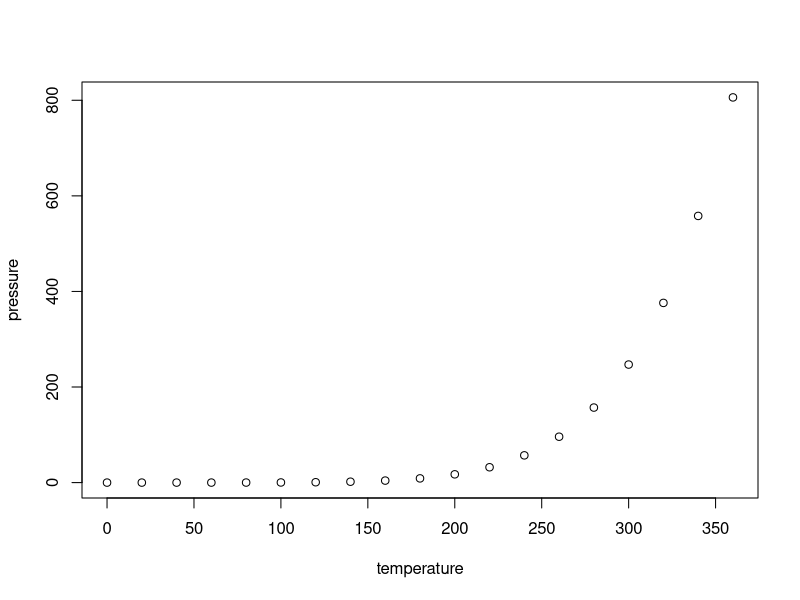
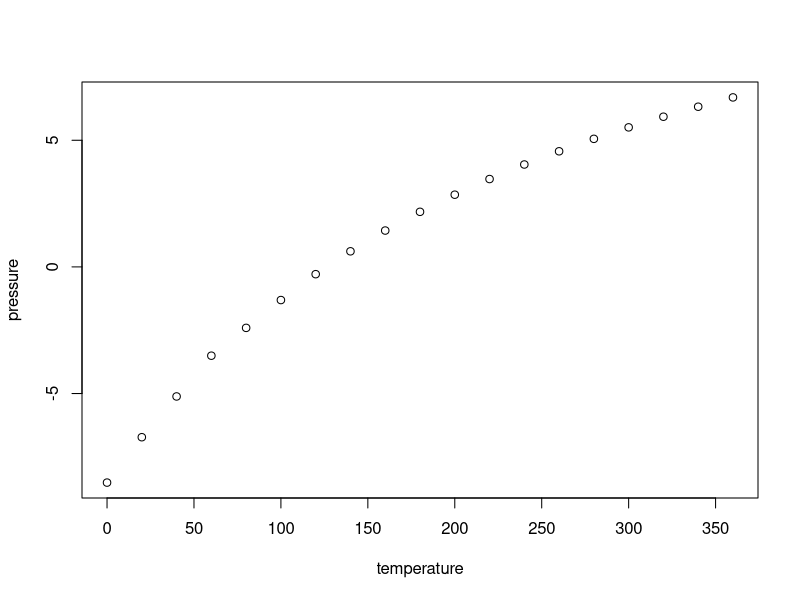
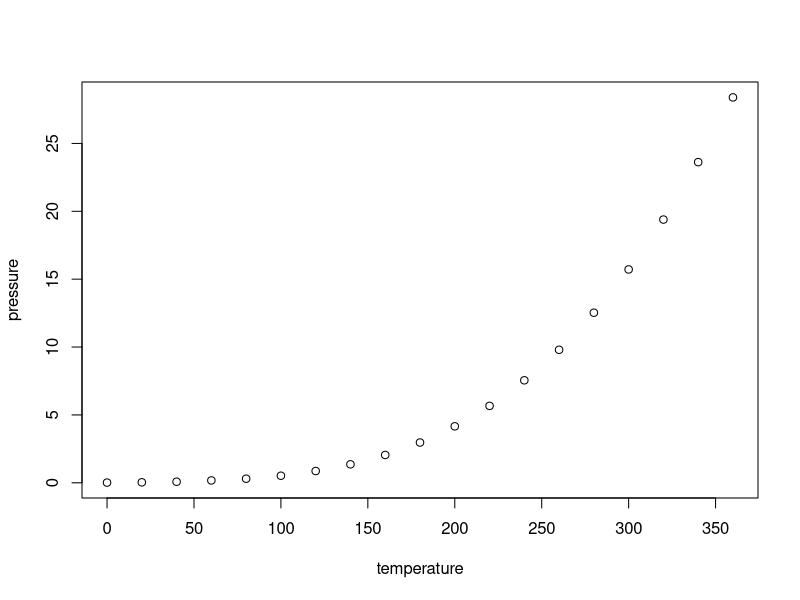

The R source for these figures, in order:
## ---- chunk 1
knitr::opts_chunk$set(echo = TRUE)
## ---- chunk 2

ln_trans <- function(data) {
  #transform second column to ln_data
  data[2] <- log(data[2])
  return(data)
}

## ---- chunk 3
plot(pressure)

## ---- chunk 4
ln_pressure <- ln_trans(pressure)
plot(ln_pressure)
## ---- chunk 5

sqrt_trans <- function(new_data) {
  #transform second column to sqrt_data
  new_data[2] <- sqrt(new_data[2])
  return(new_data)
}

## ---- chunk 6
sqrt_pressure <- sqrt_trans(pressure)
plot(sqrt_pressure)
